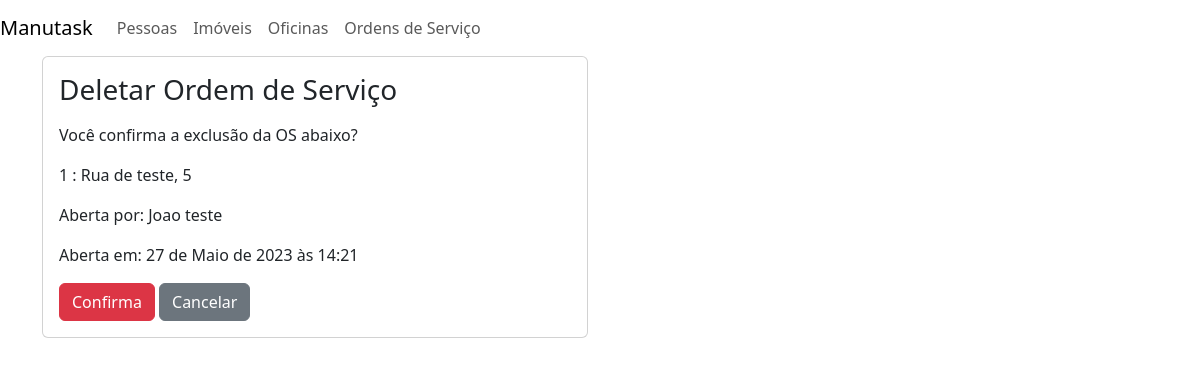
Screenshot of /os/excluir/1 with the database file from the repository.
### administracao/models.py (models this page shows, shortened)
class OrdemServico(models.Model):
    id_reclamante = models.ForeignKey(
        Pessoa,
        on_delete=models.CASCADE,
        null=False,
        related_name='reclamante'
    )
    id_imovel = models.ForeignKey(
        Imovel,
        on_delete=models.CASCADE,
        null=False
    )
    timestamp_abertura = models.DateTimeField(
        default=datetime.now()
    )
    id_oficina_responsavel = models.ForeignKey(
        Oficina,
        on_delete=models.CASCADE,
        null=True
    )
    descricao_problema = models.TextField(max_length=255, null=False)
    timestamp_solucao = models.DateTimeField(null=True)
    descricao_solucao = models.TextField(max_length=255, null=True)
    id_solucionador = models.ForeignKey(
        Pessoa,
        on_delete=models.CASCADE,
        related_name='solucionador',
        null=True
    )

class Imovel(models.Model):
    id_locador = models.ForeignKey(
        Pessoa,
        on_delete=models.CASCADE
    )
    rua = models.CharField(max_length=50)
    numero = models.IntegerField()
    latitude = models.DecimalField(
        max_digits=9,
        decimal_places=6,
        null=True
    )
    longitude = models.DecimalField(
        max_digits=9,
        decimal_places=6,
        null=True
    )
    def __str__(self):
        return f'{self.rua}, {self.numero}'

class Pessoa(models.Model):
    cpf = models.CharField(max_length=11)
    nome = models.CharField(max_length=50)
    sobrenome = models.CharField(max_length=100)
    def __str__(self):
        return f'{self.nome} {self.sobrenome}'

### administracao/views.py (the view)
# urls.py: path('os/excluir/<pk>', OrdemServicoDeleteView.as_view(), name='deleta_os'),
class OrdemServicoDeleteView(DeleteView):
    template_name = 'administracao/ordemservico/deletaordemservico.html'
    model = OrdemServico
    context_object_name = 'os'
    success_url = reverse_lazy('administracao:lista_os')

### administracao/templates/administracao/ordemservico/deletaordemservico.html (shortened to what this page needs)
{% extends "administracao/_layouts/base.html" %}
{% block conteudo %}
<div class="container">
  <div class="row">
    <div class="col-lg-6 col-md-6 col-sm-6 col-xs-12">
      <div class="card">
        <div class="card-body">
          <h3 class="card-title"> Deletar Ordem de Serviço </h3>
          <p class="card-text">
            <form method="post">
              <p> Você confirma a exclusão da OS abaixo? </p>
              <p> {{ os.id }} : {{ os.id_imovel }}</p>
              <p> Aberta por: {{ os.id_reclamante }} </p>
              <p> Aberta em: {{ os.timestamp_abertura }} </p>
              <button type="submit" class="btn btn-danger"> Confirma </button>
              <a href="{% url 'administracao:lista_os' %}" class="btn btn-secondary"> Cancelar </a>
            </form>
        </div>
      </div>
    </div>
  </div>
</div>
{% endblock %}

### rows the page displays
OrdemServico: id "1", id_imovel "Rua de teste, 5", id_reclamante "Joao teste", timestamp_abertura "27 de Maio de 2023 às 14:21"
